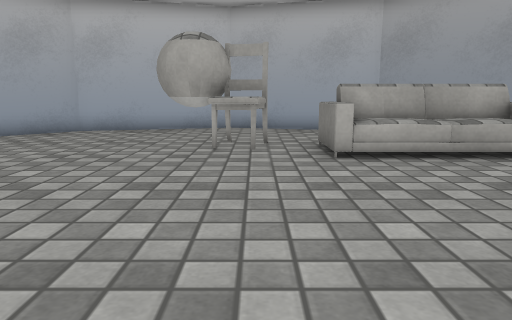
[1] (above)

12 first-person views from a walk through a 3-D level made in the Unity game engine. The camera is 0.64 m above the floor, tilts 10° down and sees 70° across. The floor is counted in squares, 0.5 m on a side. Each view is taken from the middle of a square. On the plan, view 1 faces up. The plan holds only what a view shows up to about 15 squares ahead; the rest is blank. Surface patterns are stand-ins for the level's own textures.

[2]
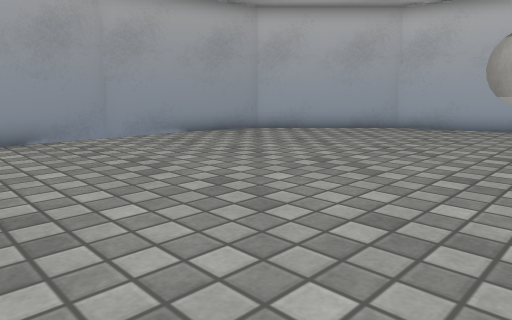

[3]
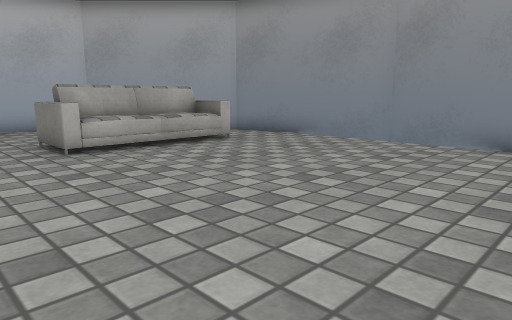

[4]
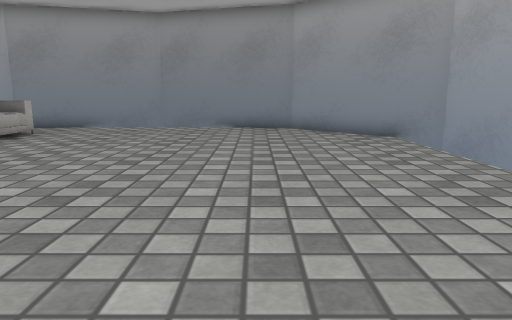

[5]
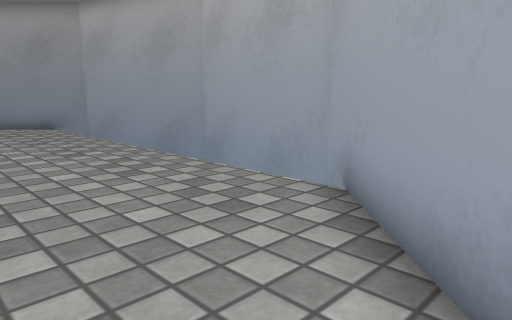

[6]
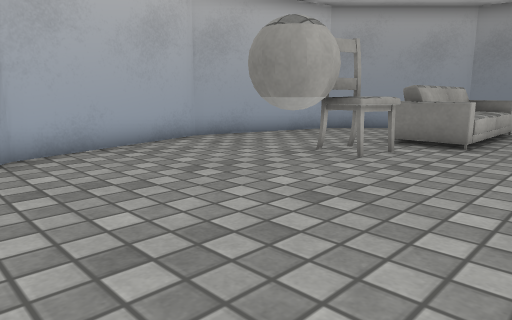

[7]
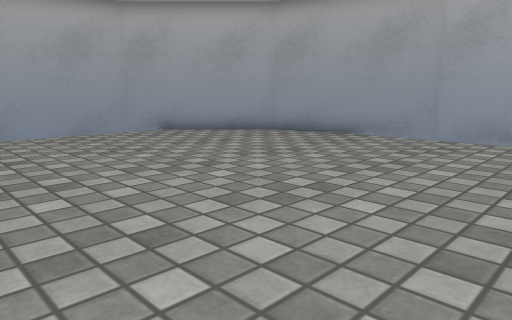

[8]
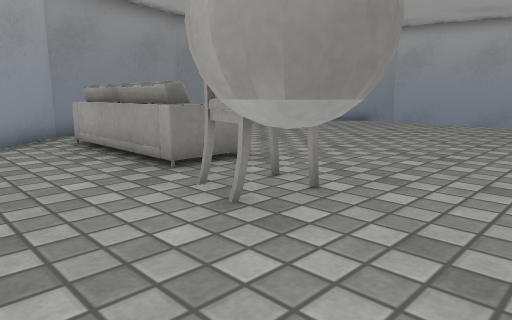

[9]
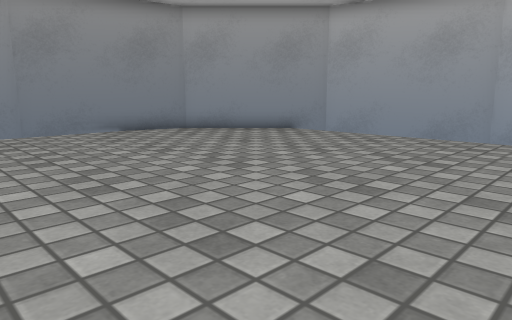

[10]
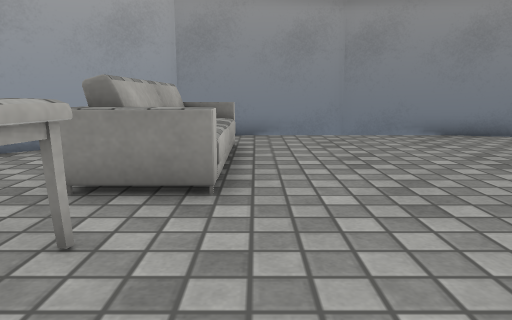

[11]
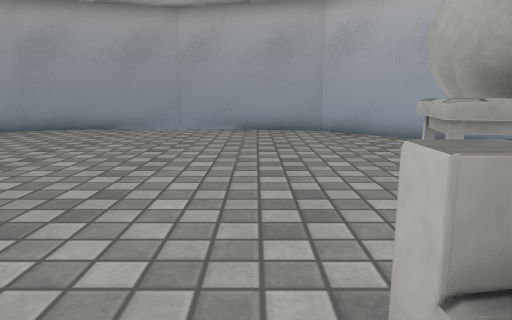

[12]
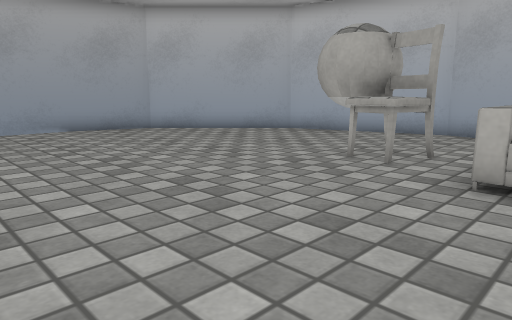

### Floor plan
Key: @ floor where view 1 was taken; # wall or solid block; . floor; v drop or lower ground; B ball; C chair; S sofa.
Columns run from 12 left of view 1 to 10 right of it. Each row starts with its distance up from view 1.
 15          #####
 14      #####...#####
 13     ##...........##
 12    ##.............##
 11   ##......BB.......##
 10  ##......BBCC.......##
  9  #........BCC.SSSSS..#
  8  #............SSSSS..#
  7  #...................#
  6 ##...................##
  5 #v...................v#
  4 vv...................vv
  3 #v...................v#
  2 ##...................##
  1  #...................#
  0  #..........@........#
 -1  #...................#
 -2  ##.................##
 -3   ##...............##
 -4    ##.............##
 -5     ##v         v##
 -6      ##vvvv vvvv##
 -7         ###v###

Positions as (right, up) in squares from view 1, and headings:
1: (0, 0), facing up
2: (0, -1), facing up-left
3: (-1, -1), facing up-right
4: (-6, 0), facing right
5: (-10, 0), facing down-right
6: (-8, 5), facing up-right
7: (0, 8), facing down-left
8: (-4, 13), facing down-right
9: (-4, 7), facing down-right
10: (-3, 7), facing right
11: (3, 7), facing left
12: (3, 2), facing up-left
